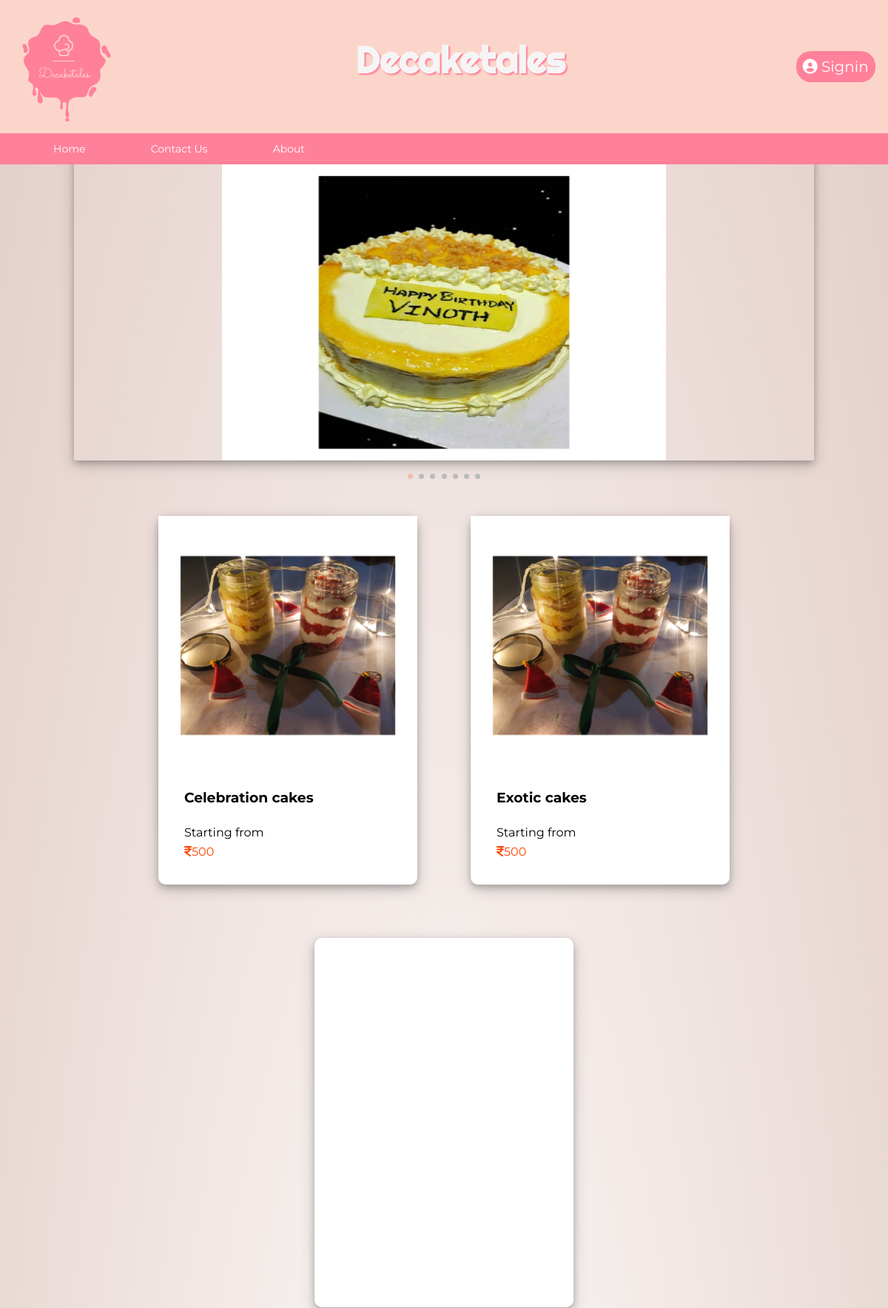
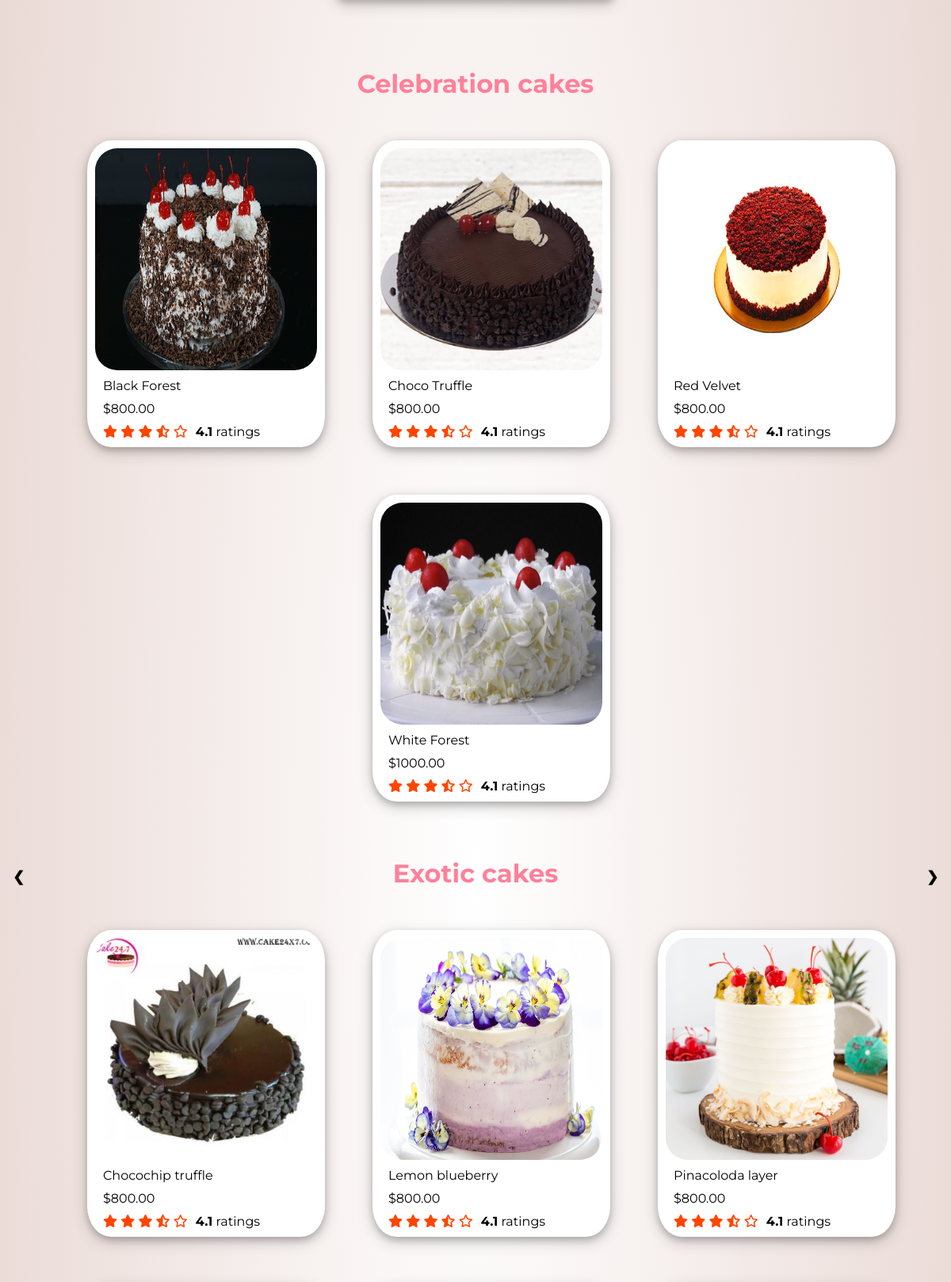
The page / (upper part) on the database its author committed (2 pictures, top to bottom).
### tables this page shows
CREATE TABLE `celebrationcakes` (
  `id` int(8) NOT NULL,
  `name` varchar(255) NOT NULL,
  `code` varchar(255) NOT NULL,
  `image` text NOT NULL,
  `price` double(10,2) NOT NULL
);

CREATE TABLE `exoticcakes` (
  `id` int(8) NOT NULL,
  `name` varchar(255) NOT NULL,
  `code` varchar(255) NOT NULL,
  `image` text NOT NULL,
  `price` double(10,2) NOT NULL
);

### dbcontroller.php (called while the page is built, shortened)
<?php
class DBController {
	public $host = "localhost";
	public $user = "root";
	public $password = "";
	public $database = "tblproduct";
	public $conn;
	function __construct() {
		$this->conn = $this->connectDB();
	}
	function connectDB() {
		$conn = mysqli_connect($this->host,$this->user,$this->password,$this->database);
		return $conn;
	}
	function runQuery($query) {
		$result = mysqli_query($this->conn,$query);
		while($row=mysqli_fetch_assoc($result)) {
			$resultset[] = $row;
		}
		if(!empty($resultset))
			return $resultset;
	}
}
?>

### index.php (the view, shortened to what this page needs)
<?php
require_once("dbcontroller.php");
$db_handle = new dbcontroller();
?>
<!DOCTYPE html>
<html>
<head>
  <link rel="stylesheet" href="/asssets/css/all.css" >
</head>
<body >
    <header class="shadow">
        <div class="hd">
        <img src="images/logo.png" alt="logo here">
        <h1>
            Decaketales
        </h1>
        <div class="hhh">
            <a href="login.php">
                <i class="fas fa-user-circle"></i>
                <span class="signin">Signin</span>
            </a>
        </div>
        </div>
        <nav id="myHeader">
            <li><a href="home.php">Home</a></li>
            <li><a href="#contactus">Contact Us</a></li>
            <li><a href="#aboutus">About</a></li>
        </nav>
    </header>
    <div class="slideshow-container">
        <div class="mySlides fade shadow">
            <img src="images/slide/1.jpeg" style="display: block; margin-left: auto; margin-right: auto; height: 400px; width: 60%;">
        </div>
    </div>
    <a class="prev" onclick="plusSlides(-1)">❮</a>
    <a class="next" onclick="plusSlides(1)">❯</a>
    <div style="text-align: center;">
        <span class="dot" onclick="currentSlide(1)"></span>
        <span class="dot" onclick="currentSlide(2)"></span>
        <span class="dot" onclick="currentSlide(3)"></span>
        <span class="dot" onclick="currentSlide(4)"></span>
        <span class="dot" onclick="currentSlide(5)"></span>
        <span class="dot" onclick="currentSlide(6)"></span>
        <span class="dot" onclick="currentSlide(7)"></span>
        </div>
            <div class="cont">
        <div class="cakes">
             <a href="#celebrationcakes">
                        <div class="image">
                        <img src="images/slide/11.jpeg" width="100%">
                        <div style="padding-left:10%;padding-bottom:10%;color:black;text-align:left;">
                            <h3>Celebration cakes</h3><div id="price4" style="padding-top:8px;">Starting from
                            <div style="padding-top:7px;"><div class="icon"><i class="fa fa-inr" aria-hidden="true"></i>500</div></div></div>
                            </div>
                            </div>
            </a>
        </div>
        <div class="cakes">
            <a href="#exoticcakes">
                        <div class="image">
                        <img src="images/slide/11.jpeg" width="100%">
                        <div style="padding-left:10%;padding-bottom:10%;color:black;text-align:left;">
                            <h3>Exotic cakes</h3><div id="price4" style="padding-top:8px;">Starting from
                            <div style="padding-top:7px;"><div class="icon"><i class="fa fa-inr" aria-hidden="true"></i>500</div></div></div>
                            </div>
                            </div>
                         </a>
        </div>
        <div class="cakes">
            <a href="#brownies">
                        <div class="image">
                        <img src="images/slide/11.jpeg" width="100%">
                        <div style="padding-left:10%;padding-bottom:10%;color:black;text-align:left;">
                            <h3>Brownies</h3><div id="price4" style="padding-top:8px;">Starting from
                            <div style="padding-top:7px;"><div class="icon"><i class="fa fa-inr" aria-hidden="true"></i>500</div></div></div>
                            </div>
                            </div>
                         </a>
        </div>
    </div>
         <div class="Products">
        <div class="list" id="celebrationcakes">
            <h1>
                Celebration cakes
            </h1>
                            <ul>
        <?php
	           $product_array = $db_handle->runQuery("SELECT * FROM celebrationcakes ORDER BY id ASC");
	           if (!empty($product_array)) {
		      foreach($product_array as $key=>$value){
	               ?>
    <li>
            <div class="jp">
                <img src="<?php echo $product_array[$key]["image"];?>" style="width:280px;height:280px;margin-left:10px;margin-top:10px;border-radius:10%;">
                <a href="product2.php?variable=<?php echo $key;?>&variable2=celebrationcakes">
                <div style="padding-top:10px;padding-bottom:10px;margin-left:20px"><?php echo $product_array[$key]["name"]; ?></div><span class="cart">
                <div style="margin-left:20px;padding-bottom:10px;"><span>$</span><span id="price<?php echo $product_array[$key]["id"];?>"><?php echo $product_array[$key]["price"]; ?></span><br><div style="padding-top:10px;"><i class="fas fa-star" style="color:orangered; "></i>
                <i class="fas fa-star"style="color:orangered;"></i>
                <i class="fas fa-star" style="color:orangered;"></i>
                    <i class="fas fa-star-half-alt" style="color:orangered;"></i>
                    <i class="far fa-star" style="color:orangered;"></i><span style="padding:10px;"><b>4.1</b> ratings</span>
                    </div></div>
                    </span></a>
                <?php
		}
	}
                    ?>
        </div>
                                </li></ul></div>
            <div class="list" id="exoticcakes">
            <h1>
                Exotic cakes
            </h1>
                            <ul>
        <?php
	           $product_array = $db_handle->runQuery("SELECT * FROM exoticcakes ORDER BY id ASC");
	           if (!empty($product_array)) {
		      foreach($product_array as $key=>$value){
	               ?>
    <li>
<div class="jp">
                <img src="<?php echo $product_array[$key]["image"];?>" style="width:280px;height:280px;margin-left:10px;margin-top:10px;border-radius:10%;">
                <a href="product2.php?variable=<?php echo $key;?>&variable2=exoticcakes">
                <div style="padding-top:10px;padding-bottom:10px;margin-left:20px"><?php echo $product_array[$key]["name"]; ?></div><span class="cart">
                <div style="margin-left:20px;padding-bottom:10px;"><span>$</span><span id="price<?php echo $product_array[$key]["id"];?>"><?php echo $product_array[$key]["price"]; ?></span><br><div style="padding-top:10px;"><i class="fas fa-star" style="color:orangered; "></i>
                <i class="fas fa-star"style="color:orangered;"></i>
                <i class="fas fa-star" style="color:orangered;"></i>
                    <i class="fas fa-star-half-alt" style="color:orangered;"></i>
                    <i class="far fa-star" style="color:orangered;"></i><span style="padding:10px;"><b>4.1</b> ratings</span>
                    </div></div>
                    </span></a>
                <?php
		}
		}
                    ?>
                </div>
                                </li></ul></div>
    </div>
</body>
</html>

### index.php (style rules this page uses)
html, body { width: 100%; height: 100%; margin: 0px; }
body { background-image: radial-gradient(rgb(255, 255, 255), rgb(227, 206, 200)); box-sizing: border-box; font-family: 'Montserrat', sans-serif; }
header { height: auto; width: 100%; background-color: rgb(252, 213, 202); }
.hd { display: flex; flex-direction: row; justify-content: flex-start; flex-wrap: nowrap; align-content: center; }
.hd h1 { font-family: 'Righteous', cursive; text-align: center; margin:1% 25%; font-size: 50px; color: whitesmoke; padding-top: 3.2%; text-shadow: rgb(255,128,153) 2px 2px 2px; }
.shadow { box-shadow: rgba(0, 0, 0, 0.2) 0px 4px 8px 0px, rgba(0, 0, 0, 0.19) 0px 6px 20px 0px; }
.hd img { margin-left: 0; margin-top:auto; width:180px; height: 180px; }
.signin { text-align: center; }
.hhh { margin:auto 1%; }
.hhh a { white-space: nowrap; padding:10%; font-size: 20px; color: white; text-decoration: none; background-color: rgb(255,128,153); border-radius: 20px; }
nav { float: left; background-color: rgb(255,128,153); width: 100%; }
nav li { margin-left: 5%; display: inline-grid; padding: 1%; color:white; }
nav li a { text-decoration: none; color: inherit; font-size: 14px; }
.mySlides { display: none; }
img { vertical-align: middle; }
.slideshow-container { max-height: 700px; max-width: 1000px; position: relative; margin: auto; z-index: -1; padding:10px; }
.prev, .next { cursor: pointer; position: absolute; top: 50%; width: auto; padding: 16px; margin-top: -22px; color: black; font-weight: bold; font-size: 18px; transition: all 0.6s ease 0s; border-radius: 0px 5px 5px 0px; user-select: none; }
.next { right: 0px; border-radius: 5px 0px 0px 5px; }
.dot { cursor: pointer; height: 7px; width: 7px; margin: 0px 2px; background-color: rgb(187, 187, 187); border-radius: 50%; display: inline-block; transition: background-color 0.6s ease 0s; }
.active, .dot:hover { background-color: rgb(240, 188, 173); }
.fade { animation-name: fade; animation-duration: 1.5s; }
.cont { display: flex; justify-content: center; margin-top: 10px; padding-bottom: 10px; flex-direction:row; flex-wrap: wrap; }
.cakes { background-color: white; margin: 3%; width: 350px; float: left; border-radius: 10px; box-shadow: rgba(0, 0, 0, 0.2) 0px 4px 8px 0px, rgba(0, 0, 0, 0.19) 0px 6px 20px 0px; text-align: center; }
.cont a { text-decoration: none; color:black; }
.list h1 { color:rgb(255,128,153); padding-top: 20px; text-align: center; }
.list ul { list-style: none; display: flex; flex-direction: row; flex-wrap: wrap; justify-content: center; }
.list ul li { margin:30px; }
.cart { width: 100%; display: flex; flex-direction: row; align-items: flex-end; }
.image { opacity: 1; display: block; width: 100%; height: auto; transition: .5s ease; backface-visibility: hidden; }
.icon { color:orangered; }
.jp { background-color: white; border-radius: 10%; width: 300px; box-shadow: 0 4px 8px 0 rgba(0, 0, 0, 0.2), 0 6px 20px 0 rgba(0, 0, 0, 0.19); }
a { text-decoration: inherit; color:inherit; }

### rows shown on the page
celebrationcakes: image (picture), name "Black Forest", price "800.00"
celebrationcakes: image (picture), name "Choco Truffle", price "800.00"
celebrationcakes: image (picture), name "Red Velvet", price "800.00"
celebrationcakes: image (picture), name "White Forest", price "1000.00"
exoticcakes: image (picture), name "Chocochip truffle", price "800.00"
exoticcakes: image (picture), name "Lemon blueberry", price "800.00"
exoticcakes: image (picture), name "Pinacoloda layer", price "800.00"
